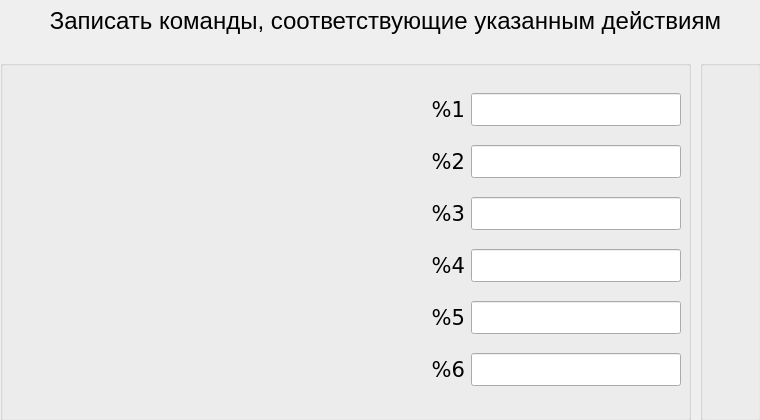
<?xml version="1.0" encoding="UTF-8"?>
<ui version="4.0">
 <class>Dialog</class>
 <widget class="QDialog" name="Dialog">
  <property name="geometry">
   <rect>
    <x>0</x>
    <y>0</y>
    <width>760</width>
    <height>420</height>
   </rect>
  </property>
  <property name="minimumSize">
   <size>
    <width>760</width>
    <height>420</height>
   </size>
  </property>
  <property name="maximumSize">
   <size>
    <width>760</width>
    <height>420</height>
   </size>
  </property>
  <property name="windowTitle">
   <string>Dialog</string>
  </property>
  <widget class="QLabel" name="label">
   <property name="geometry">
    <rect>
     <x>20</x>
     <y>0</y>
     <width>731</width>
     <height>41</height>
    </rect>
   </property>
   <property name="font">
    <font>
     <pointsize>18</pointsize>
    </font>
   </property>
   <property name="text">
    <string>Записать команды, соответствующие указанным действиям</string>
   </property>
   <property name="textFormat">
    <enum>Qt::PlainText</enum>
   </property>
   <property name="alignment">
    <set>Qt::AlignCenter</set>
   </property>
  </widget>
  <widget class="QGroupBox" name="groupBox_2">
   <property name="geometry">
    <rect>
     <x>700</x>
     <y>60</y>
     <width>61</width>
     <height>361</height>
    </rect>
   </property>
   <property name="title">
    <string/>
   </property>
   <widget class="QWidget" name="layoutWidget">
    <property name="geometry">
     <rect>
      <x>10</x>
      <y>20</y>
      <width>48</width>
      <height>321</height>
     </rect>
    </property>
    <layout class="QGridLayout" name="gridLayout_2">
     <property name="verticalSpacing">
      <number>6</number>
     </property>
     <item row="0" column="0">
      <widget class="QLabel" name="label_7">
       <property name="text">
        <string/>
       </property>
      </widget>
     </item>
     <item row="1" column="0">
      <widget class="QLabel" name="label_4">
       <property name="text">
        <string/>
       </property>
      </widget>
     </item>
     <item row="2" column="0">
      <widget class="QLabel" name="label_2">
       <property name="text">
        <string/>
       </property>
      </widget>
     </item>
     <item row="3" column="0">
      <widget class="QLabel" name="label_5">
       <property name="text">
        <string/>
       </property>
      </widget>
     </item>
     <item row="4" column="0">
      <widget class="QLabel" name="label_3">
       <property name="text">
        <string/>
       </property>
      </widget>
     </item>
     <item row="5" column="0">
      <widget class="QLabel" name="label_6">
       <property name="text">
        <string/>
       </property>
      </widget>
     </item>
    </layout>
   </widget>
  </widget>
  <widget class="QGroupBox" name="groupBox">
   <property name="geometry">
    <rect>
     <x>0</x>
     <y>60</y>
     <width>691</width>
     <height>361</height>
    </rect>
   </property>
   <property name="title">
    <string/>
   </property>
   <widget class="QWidget" name="layoutWidget">
    <property name="geometry">
     <rect>
      <x>10</x>
      <y>20</y>
      <width>671</width>
      <height>321</height>
     </rect>
    </property>
    <layout class="QGridLayout" name="gridLayout" columnstretch="2,0">
     <item row="0" column="0">
      <widget class="QLabel" name="label_1">
       <property name="font">
        <font>
         <family>Verdana</family>
         <pointsize>16</pointsize>
        </font>
       </property>
       <property name="layoutDirection">
        <enum>Qt::LeftToRight</enum>
       </property>
       <property name="text">
        <string>%1</string>
       </property>
       <property name="textFormat">
        <enum>Qt::PlainText</enum>
       </property>
       <property name="alignment">
        <set>Qt::AlignRight|Qt::AlignTrailing|Qt::AlignVCenter</set>
       </property>
      </widget>
     </item>
     <item row="0" column="1">
      <widget class="QLineEdit" name="lineEdit_1">
       <property name="font">
        <font>
         <family>Verdana</family>
         <pointsize>16</pointsize>
        </font>
       </property>
       <property name="text">
        <string/>
       </property>
       <property name="alignment">
        <set>Qt::AlignCenter</set>
       </property>
      </widget>
     </item>
     <item row="1" column="0">
      <widget class="QLabel" name="label_2">
       <property name="font">
        <font>
         <family>Verdana</family>
         <pointsize>16</pointsize>
        </font>
       </property>
       <property name="text">
        <string>%2</string>
       </property>
       <property name="textFormat">
        <enum>Qt::PlainText</enum>
       </property>
       <property name="alignment">
        <set>Qt::AlignRight|Qt::AlignTrailing|Qt::AlignVCenter</set>
       </property>
      </widget>
     </item>
     <item row="1" column="1">
      <widget class="QLineEdit" name="lineEdit_2">
       <property name="font">
        <font>
         <family>Verdana</family>
         <pointsize>16</pointsize>
        </font>
       </property>
       <property name="text">
        <string/>
       </property>
       <property name="alignment">
        <set>Qt::AlignCenter</set>
       </property>
      </widget>
     </item>
     <item row="2" column="0">
      <widget class="QLabel" name="label_3">
       <property name="font">
        <font>
         <family>Verdana</family>
         <pointsize>16</pointsize>
        </font>
       </property>
       <property name="text">
        <string>%3</string>
       </property>
       <property name="textFormat">
        <enum>Qt::PlainText</enum>
       </property>
       <property name="alignment">
        <set>Qt::AlignRight|Qt::AlignTrailing|Qt::AlignVCenter</set>
       </property>
      </widget>
     </item>
     <item row="2" column="1">
      <widget class="QLineEdit" name="lineEdit_3">
       <property name="font">
        <font>
         <family>Verdana</family>
         <pointsize>16</pointsize>
        </font>
       </property>
       <property name="text">
        <string/>
       </property>
       <property name="alignment">
        <set>Qt::AlignCenter</set>
       </property>
      </widget>
     </item>
     <item row="3" column="0">
      <widget class="QLabel" name="label_4">
       <property name="font">
        <font>
         <family>Verdana</family>
         <pointsize>16</pointsize>
        </font>
       </property>
       <property name="text">
        <string>%4</string>
       </property>
       <property name="textFormat">
        <enum>Qt::PlainText</enum>
       </property>
       <property name="alignment">
        <set>Qt::AlignRight|Qt::AlignTrailing|Qt::AlignVCenter</set>
       </property>
      </widget>
     </item>
     <item row="3" column="1">
      <widget class="QLineEdit" name="lineEdit_4">
       <property name="font">
        <font>
         <family>Verdana</family>
         <pointsize>16</pointsize>
        </font>
       </property>
       <property name="text">
        <string/>
       </property>
       <property name="alignment">
        <set>Qt::AlignCenter</set>
       </property>
      </widget>
     </item>
     <item row="4" column="0">
      <widget class="QLabel" name="label_5">
       <property name="font">
        <font>
         <family>Verdana</family>
         <pointsize>16</pointsize>
        </font>
       </property>
       <property name="text">
        <string>%5</string>
       </property>
       <property name="textFormat">
        <enum>Qt::PlainText</enum>
       </property>
       <property name="alignment">
        <set>Qt::AlignRight|Qt::AlignTrailing|Qt::AlignVCenter</set>
       </property>
      </widget>
     </item>
     <item row="4" column="1">
      <widget class="QLineEdit" name="lineEdit_5">
       <property name="font">
        <font>
         <family>Verdana</family>
         <pointsize>16</pointsize>
        </font>
       </property>
       <property name="text">
        <string/>
       </property>
       <property name="alignment">
        <set>Qt::AlignCenter</set>
       </property>
      </widget>
     </item>
     <item row="5" column="0">
      <widget class="QLabel" name="label_6">
       <property name="font">
        <font>
         <family>Verdana</family>
         <pointsize>16</pointsize>
        </font>
       </property>
       <property name="text">
        <string>%6</string>
       </property>
       <property name="textFormat">
        <enum>Qt::PlainText</enum>
       </property>
       <property name="alignment">
        <set>Qt::AlignRight|Qt::AlignTrailing|Qt::AlignVCenter</set>
       </property>
      </widget>
     </item>
     <item row="5" column="1">
      <widget class="QLineEdit" name="lineEdit_6">
       <property name="font">
        <font>
         <family>Verdana</family>
         <pointsize>16</pointsize>
        </font>
       </property>
       <property name="text">
        <string/>
       </property>
       <property name="alignment">
        <set>Qt::AlignCenter</set>
       </property>
      </widget>
     </item>
    </layout>
   </widget>
  </widget>
 </widget>
 <resources/>
 <connections/>
</ui>
